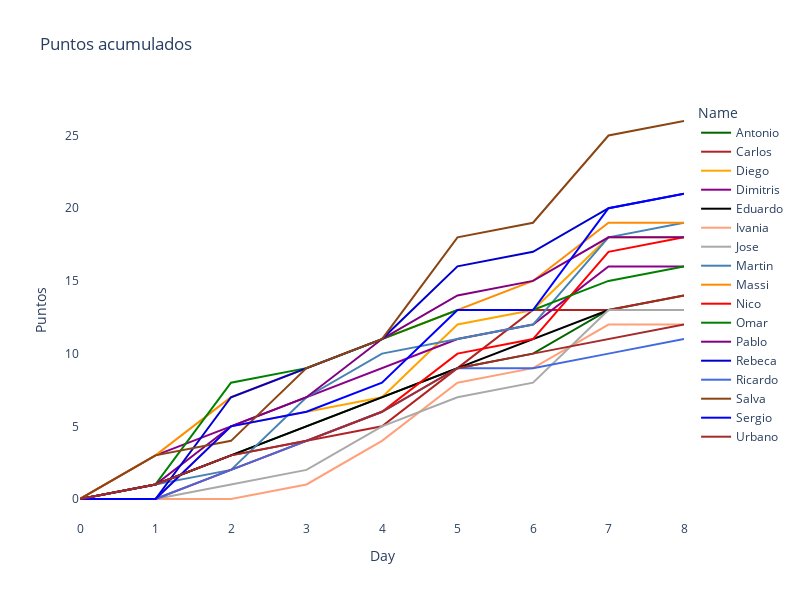

Notebook source saved alongside this figure:
### Code cell
fig = px.line(df_ec, x="Day", y="Puntos", color='Name', 
              hover_data=['Name', 'Puntos', 'Puntos_Day'],
              color_discrete_sequence = list(color_dict.values()),
              title= "Puntos acumulados",
              height=600, width = 800)
#fig = px.scatter(df_ec, x="Day", y="Puntos", color='Name', height=800, width = 1000)

fig.update_layout(
#     showlegend=False,
    plot_bgcolor="white",
#    margin=dict(t=10,l=10,b=10,r=10)
)


fig.show()


plot(fig, filename='figuras/ajepi_mundial_2022.html')

### Figure 1 — Plotly figure (JSON) as saved in the notebook; plotly's stock layout.template omitted (floating-point values rounded to 4 significant figures)
{"data": [{"customdata": [["Antonio", 0], ["Antonio", 1], ["Antonio", 2], ["Antonio", 2], ["Antonio", 2], ["Antonio", 2], ["Antonio", 1], ["Antonio", 3], ["Antonio", 1]], "hovertemplate": "Name=%{customdata[0]}<br>Day=%{x}<br>Puntos=%{y}<br>Puntos_Day=%{customdata[1]}<extra></extra>", "legendgroup": "Antonio", "line": {"color": "DarkGreen", "dash": "solid"}, "marker": {"symbol": "circle"}, "mode": "lines", "name": "Antonio", "orientation": "v", "showlegend": true, "type": "scatter", "x": [0, 1, 2, 3, 4, 5, 6, 7, 8], "xaxis": "x", "y": [0, 1, 3, 5, 7, 9, 10, 13, 14], "yaxis": "y"}, {"customdata": [["Carlos", 0], ["Carlos", 1], ["Carlos", 2], ["Carlos", 1], ["Carlos", 1], ["Carlos", 4], ["Carlos", 4], ["Carlos", 0], ["Carlos", 1]], "hovertemplate": "Name=%{customdata[0]}<br>Day=%{x}<br>Puntos=%{y}<br>Puntos_Day=%{customdata[1]}<extra></extra>", "legendgroup": "Carlos", "line": {"color": "FireBrick", "dash": "solid"}, "marker": {"symbol": "circle"}, "mode": "lines", "name": "Carlos", "orientation": "v", "showlegend": true, "type": "scatter", "x": [0, 1, 2, 3, 4, 5, 6, 7, 8], "xaxis": "x", "y": [0, 1, 3, 4, 5, 9, 13, 13, 14], "yaxis": "y"}, {"customdata": [["Diego", 0], ["Diego", 0], ["Diego", 5], ["Diego", 1], ["Diego", 1], ["Diego", 5], ["Diego", 1], ["Diego", 5], ["Diego", 0]], "hovertemplate": "Name=%{customdata[0]}<br>Day=%{x}<br>Puntos=%{y}<br>Puntos_Day=%{customdata[1]}<extra></extra>", "legendgroup": "Diego", "line": {"color": "Orange", "dash": "solid"}, "marker": {"symbol": "circle"}, "mode": "lines", "name": "Diego", "orientation": "v", "showlegend": true, "type": "scatter", "x": [0, 1, 2, 3, 4, 5, 6, 7, 8], "xaxis": "x", "y": [0, 0, 5, 6, 7, 12, 13, 18, 18], "yaxis": "y"}, {"customdata": [["Dimitris", 0], ["Dimitris", 3], ["Dimitris", 2], ["Dimitris", 2], ["Dimitris", 2], ["Dimitris", 2], ["Dimitris", 1], ["Dimitris", 4], ["Dimitris", 0]], "hovertemplate": "Name=%{customdata[0]}<br>Day=%{x}<br>Puntos=%{y}<br>Puntos_Day=%{customdata[1]}<extra></extra>", "legendgroup": "Dimitris", "line": {"color": "DarkMagenta", "dash": "solid"}, "marker": {"symbol": "circle"}, "mode": "lines", "name": "Dimitris", "orientation": "v", "showlegend": true, "type": "scatter", "x": [0, 1, 2, 3, 4, 5, 6, 7, 8], "xaxis": "x", "y": [0, 3, 5, 7, 9, 11, 12, 16, 16], "yaxis": "y"}, {"customdata": [["Eduardo", 0], ["Eduardo", 1], ["Eduardo", 2], ["Eduardo", 2], ["Eduardo", 2], ["Eduardo", 2], ["Eduardo", 2], ["Eduardo", 2], ["Eduardo", 0]], "hovertemplate": "Name=%{customdata[0]}<br>Day=%{x}<br>Puntos=%{y}<br>Puntos_Day=%{customdata[1]}<extra></extra>", "legendgroup": "Eduardo", "line": {"color": "Black", "dash": "solid"}, "marker": {"symbol": "circle"}, "mode": "lines", "name": "Eduardo", "orientation": "v", "showlegend": true, "type": "scatter", "x": [0, 1, 2, 3, 4, 5, 6, 7, 8], "xaxis": "x", "y": [0, 1, 3, 5, 7, 9, 11, 13, 13], "yaxis": "y"}, {"customdata": [["Ivania", 0], ["Ivania", 0], ["Ivania", 0], ["Ivania", 1], ["Ivania", 3], ["Ivania", 4], ["Ivania", 1], ["Ivania", 3], ["Ivania", 0]], "hovertemplate": "Name=%{customdata[0]}<br>Day=%{x}<br>Puntos=%{y}<br>Puntos_Day=%{customdata[1]}<extra></extra>", "legendgroup": "Ivania", "line": {"color": "LightSalmon", "dash": "solid"}, "marker": {"symbol": "circle"}, "mode": "lines", "name": "Ivania", "orientation": "v", "showlegend": true, "type": "scatter", "x": [0, 1, 2, 3, 4, 5, 6, 7, 8], "xaxis": "x", "y": [0, 0, 0, 1, 4, 8, 9, 12, 12], "yaxis": "y"}, {"customdata": [["Jose", 0], ["Jose", 0], ["Jose", 1], ["Jose", 1], ["Jose", 3], ["Jose", 2], ["Jose", 1], ["Jose", 5], ["Jose", 0]], "hovertemplate": "Name=%{customdata[0]}<br>Day=%{x}<br>Puntos=%{y}<br>Puntos_Day=%{customdata[1]}<extra></extra>", "legendgroup": "Jose", "line": {"color": "DarkGray", "dash": "solid"}, "marker": {"symbol": "circle"}, "mode": "lines", "name": "Jose", "orientation": "v", "showlegend": true, "type": "scatter", "x": [0, 1, 2, 3, 4, 5, 6, 7, 8], "xaxis": "x", "y": [0, 0, 1, 2, 5, 7, 8, 13, 13], "yaxis": "y"}, {"customdata": [["Martin", 0], ["Martin", 1], ["Martin", 1], ["Martin", 5], ["Martin", 3], ["Martin", 1], ["Martin", 1], ["Martin", 6], ["Martin", 1]], "hovertemplate": "Name=%{customdata[0]}<br>Day=%{x}<br>Puntos=%{y}<br>Puntos_Day=%{customdata[1]}<extra></extra>", "legendgroup": "Martin", "line": {"color": "SteelBlue", "dash": "solid"}, "marker": {"symbol": "circle"}, "mode": "lines", "name": "Martin", "orientation": "v", "showlegend": true, "type": "scatter", "x": [0, 1, 2, 3, 4, 5, 6, 7, 8], "xaxis": "x", "y": [0, 1, 2, 7, 10, 11, 12, 18, 19], "yaxis": "y"}, {"customdata": [["Massi", 0], ["Massi", 3], ["Massi", 4], ["Massi", 2], ["Massi", 2], ["Massi", 2], ["Massi", 2], ["Massi", 4], ["Massi", 0]], "hovertemplate": "Name=%{customdata[0]}<br>Day=%{x}<br>Puntos=%{y}<br>Puntos_Day=%{customdata[1]}<extra></extra>", "legendgroup": "Massi", "line": {"color": "DarkOrange", "dash": "solid"}, "marker": {"symbol": "circle"}, "mode": "lines", "name": "Massi", "orientation": "v", "showlegend": true, "type": "scatter", "x": [0, 1, 2, 3, 4, 5, 6, 7, 8], "xaxis": "x", "y": [0, 3, 7, 9, 11, 13, 15, 19, 19], "yaxis": "y"}, {"customdata": [["Nico", 0], ["Nico", 0], ["Nico", 2], ["Nico", 2], ["Nico", 2], ["Nico", 4], ["Nico", 1], ["Nico", 6], ["Nico", 1]], "hovertemplate": "Name=%{customdata[0]}<br>Day=%{x}<br>Puntos=%{y}<br>Puntos_Day=%{customdata[1]}<extra></extra>", "legendgroup": "Nico", "line": {"color": "Red", "dash": "solid"}, "marker": {"symbol": "circle"}, "mode": "lines", "name": "Nico", "orientation": "v", "showlegend": true, "type": "scatter", "x": [0, 1, 2, 3, 4, 5, 6, 7, 8], "xaxis": "x", "y": [0, 0, 2, 4, 6, 10, 11, 17, 18], "yaxis": "y"}, {"customdata": [["Omar", 0], ["Omar", 1], ["Omar", 7], ["Omar", 1], ["Omar", 2], ["Omar", 2], ["Omar", 0], ["Omar", 2], ["Omar", 1]], "hovertemplate": "Name=%{customdata[0]}<br>Day=%{x}<br>Puntos=%{y}<br>Puntos_Day=%{customdata[1]}<extra></extra>", "legendgroup": "Omar", "line": {"color": "Green", "dash": "solid"}, "marker": {"symbol": "circle"}, "mode": "lines", "name": "Omar", "orientation": "v", "showlegend": true, "type": "scatter", "x": [0, 1, 2, 3, 4, 5, 6, 7, 8], "xaxis": "x", "y": [0, 1, 8, 9, 11, 13, 13, 15, 16], "yaxis": "y"}, {"customdata": [["Pablo", 0], ["Pablo", 1], ["Pablo", 4], ["Pablo", 2], ["Pablo", 4], ["Pablo", 3], ["Pablo", 1], ["Pablo", 3], ["Pablo", 0]], "hovertemplate": "Name=%{customdata[0]}<br>Day=%{x}<br>Puntos=%{y}<br>Puntos_Day=%{customdata[1]}<extra></extra>", "legendgroup": "Pablo", "line": {"color": "Purple", "dash": "solid"}, "marker": {"symbol": "circle"}, "mode": "lines", "name": "Pablo", "orientation": "v", "showlegend": true, "type": "scatter", "x": [0, 1, 2, 3, 4, 5, 6, 7, 8], "xaxis": "x", "y": [0, 1, 5, 7, 11, 14, 15, 18, 18], "yaxis": "y"}, {"customdata": [["Rebeca", 0], ["Rebeca", 0], ["Rebeca", 7], ["Rebeca", 2], ["Rebeca", 2], ["Rebeca", 5], ["Rebeca", 1], ["Rebeca", 3], ["Rebeca", 1]], "hovertemplate": "Name=%{customdata[0]}<br>Day=%{x}<br>Puntos=%{y}<br>Puntos_Day=%{customdata[1]}<extra></extra>", "legendgroup": "Rebeca", "line": {"color": "MediumBlue", "dash": "solid"}, "marker": {"symbol": "circle"}, "mode": "lines", "name": "Rebeca", "orientation": "v", "showlegend": true, "type": "scatter", "x": [0, 1, 2, 3, 4, 5, 6, 7, 8], "xaxis": "x", "y": [0, 0, 7, 9, 11, 16, 17, 20, 21], "yaxis": "y"}, {"customdata": [["Ricardo", 0], ["Ricardo", 0], ["Ricardo", 2], ["Ricardo", 2], ["Ricardo", 2], ["Ricardo", 3], ["Ricardo", 0], ["Ricardo", 1], ["Ricardo", 1]], "hovertemplate": "Name=%{customdata[0]}<br>Day=%{x}<br>Puntos=%{y}<br>Puntos_Day=%{customdata[1]}<extra></extra>", "legendgroup": "Ricardo", "line": {"color": "RoyalBlue", "dash": "solid"}, "marker": {"symbol": "circle"}, "mode": "lines", "name": "Ricardo", "orientation": "v", "showlegend": true, "type": "scatter", "x": [0, 1, 2, 3, 4, 5, 6, 7, 8], "xaxis": "x", "y": [0, 0, 2, 4, 6, 9, 9, 10, 11], "yaxis": "y"}, {"customdata": [["Salva", 0], ["Salva", 3], ["Salva", 1], ["Salva", 5], ["Salva", 2], ["Salva", 7], ["Salva", 1], ["Salva", 6], ["Salva", 1]], "hovertemplate": "Name=%{customdata[0]}<br>Day=%{x}<br>Puntos=%{y}<br>Puntos_Day=%{customdata[1]}<extra></extra>", "legendgroup": "Salva", "line": {"color": "SaddleBrown", "dash": "solid"}, "marker": {"symbol": "circle"}, "mode": "lines", "name": "Salva", "orientation": "v", "showlegend": true, "type": "scatter", "x": [0, 1, 2, 3, 4, 5, 6, 7, 8], "xaxis": "x", "y": [0, 3, 4, 9, 11, 18, 19, 25, 26], "yaxis": "y"}, {"customdata": [["Sergio", 0], ["Sergio", 0], ["Sergio", 5], ["Sergio", 1], ["Sergio", 2], ["Sergio", 5], ["Sergio", 0], ["Sergio", 7], ["Sergio", 1]], "hovertemplate": "Name=%{customdata[0]}<br>Day=%{x}<br>Puntos=%{y}<br>Puntos_Day=%{customdata[1]}<extra></extra>", "legendgroup": "Sergio", "line": {"color": "Blue", "dash": "solid"}, "marker": {"symbol": "circle"}, "mode": "lines", "name": "Sergio", "orientation": "v", "showlegend": true, "type": "scatter", "x": [0, 1, 2, 3, 4, 5, 6, 7, 8], "xaxis": "x", "y": [0, 0, 5, 6, 8, 13, 13, 20, 21], "yaxis": "y"}, {"customdata": [["Urbano", 0], ["Urbano", 1], ["Urbano", 2], ["Urbano", 1], ["Urbano", 2], ["Urbano", 3], ["Urbano", 1], ["Urbano", 1], ["Urbano", 1]], "hovertemplate": "Name=%{customdata[0]}<br>Day=%{x}<br>Puntos=%{y}<br>Puntos_Day=%{customdata[1]}<extra></extra>", "legendgroup": "Urbano", "line": {"color": "Brown", "dash": "solid"}, "marker": {"symbol": "circle"}, "mode": "lines", "name": "Urbano", "orientation": "v", "showlegend": true, "type": "scatter", "x": [0, 1, 2, 3, 4, 5, 6, 7, 8], "xaxis": "x", "y": [0, 1, 3, 4, 6, 9, 10, 11, 12], "yaxis": "y"}], "layout": {"height": 600, "legend": {"title": {"text": "Name"}, "tracegroupgap": 0}, "plot_bgcolor": "white", "title": {"text": "Puntos acumulados"}, "width": 800, "xaxis": {"anchor": "y", "domain": [0, 1], "title": {"text": "Day"}}, "yaxis": {"anchor": "x", "domain": [0, 1], "title": {"text": "Puntos"}}}}
